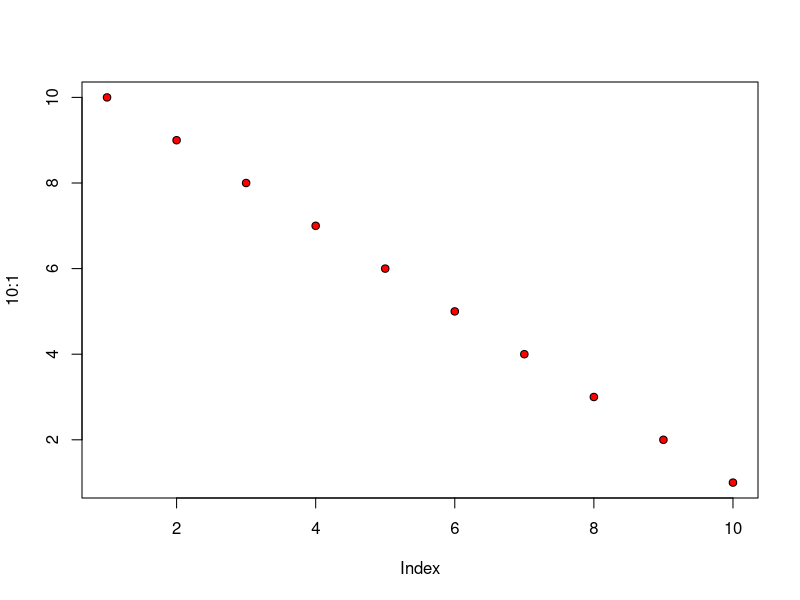

This chart was generated by the following R code:
## ---- chunk 1
plot(10:1, pch=21, bg="red")
## ---- chunk 2
sessionInfo()
